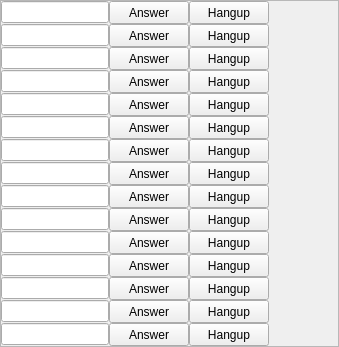
    <widget class="QFrame" name="frameRight">
     <property name="frameShape">
      <enum>QFrame::StyledPanel</enum>
     </property>
     <property name="frameShadow">
      <enum>QFrame::Raised</enum>
     </property>
     <layout class="QVBoxLayout" name="verticalLayout_2">
      <property name="spacing">
       <number>0</number>
      </property>
      <property name="margin">
       <number>0</number>
      </property>
      <item>
       <widget class="QWidget" name="widgetInfo_16" native="true">
        <property name="minimumSize">
         <size>
          <width>0</width>
          <height>0</height>
         </size>
        </property>
        <layout class="QHBoxLayout" name="horizontalLayout_20">
         <property name="spacing">
          <number>0</number>
         </property>
         <property name="margin">
          <number>0</number>
         </property>
         <item>
          <widget class="QLineEdit" name="lineEditID_16"/>
         </item>
         <item>
          <widget class="QPushButton" name="pushButtonAnswer_16">
           <property name="minimumSize">
            <size>
             <width>50</width>
             <height>23</height>
            </size>
           </property>
           <property name="text">
            <string>Answer</string>
           </property>
          </widget>
         </item>
         <item>
          <widget class="QPushButton" name="pushButtonHangup_16">
           <property name="minimumSize">
            <size>
             <width>50</width>
             <height>23</height>
            </size>
           </property>
           <property name="text">
            <string>Hangup</string>
           </property>
          </widget>
         </item>
         <item>
          <widget class="QLabel" name="labelStatus_16">
           <property name="minimumSize">
            <size>
             <width>69</width>
             <height>16</height>
            </size>
           </property>
           <property name="text">
            <string/>
           </property>
          </widget>
         </item>
        </layout>
       </widget>
      </item>
      <item>
       <widget class="QWidget" name="widgetInfo_17" native="true">
        <property name="minimumSize">
         <size>
          <width>0</width>
          <height>0</height>
         </size>
        </property>
        <layout class="QHBoxLayout" name="horizontalLayout_21">
         <property name="spacing">
          <number>0</number>
         </property>
         <property name="margin">
          <number>0</number>
         </property>
         <item>
          <widget class="QLineEdit" name="lineEditID_17"/>
         </item>
         <item>
          <widget class="QPushButton" name="pushButtonAnswer_17">
           <property name="minimumSize">
            <size>
             <width>50</width>
             <height>23</height>
            </size>
           </property>
           <property name="text">
            <string>Answer</string>
           </property>
          </widget>
         </item>
         <item>
          <widget class="QPushButton" name="pushButtonHangup_17">
           <property name="minimumSize">
            <size>
             <width>50</width>
             <height>23</height>
            </size>
           </property>
           <property name="text">
            <string>Hangup</string>
           </property>
          </widget>
         </item>
         <item>
          <widget class="QLabel" name="labelStatus_17">
           <property name="minimumSize">
            <size>
             <width>69</width>
             <height>16</height>
            </size>
           </property>
           <property name="text">
            <string/>
           </property>
          </widget>
         </item>
        </layout>
       </widget>
      </item>
      <item>
       <widget class="QWidget" name="widgetInfo_18" native="true">
        <property name="minimumSize">
         <size>
          <width>0</width>
          <height>0</height>
         </size>
        </property>
        <layout class="QHBoxLayout" name="horizontalLayout_22">
         <property name="spacing">
          <number>0</number>
         </property>
         <property name="margin">
          <number>0</number>
         </property>
         <item>
          <widget class="QLineEdit" name="lineEditID_18"/>
         </item>
         <item>
          <widget class="QPushButton" name="pushButtonAnswer_18">
           <property name="minimumSize">
            <size>
             <width>50</width>
             <height>23</height>
            </size>
           </property>
           <property name="text">
            <string>Answer</string>
           </property>
          </widget>
         </item>
         <item>
          <widget class="QPushButton" name="pushButtonHangup_18">
           <property name="minimumSize">
            <size>
             <width>50</width>
             <height>23</height>
            </size>
           </property>
           <property name="text">
            <string>Hangup</string>
           </property>
          </widget>
         </item>
         <item>
          <widget class="QLabel" name="labelStatus_18">
           <property name="minimumSize">
            <size>
             <width>69</width>
             <height>16</height>
            </size>
           </property>
           <property name="text">
            <string/>
           </property>
          </widget>
         </item>
        </layout>
       </widget>
      </item>
      <item>
       <widget class="QWidget" name="widgetInfo_19" native="true">
        <property name="minimumSize">
         <size>
          <width>0</width>
          <height>0</height>
         </size>
        </property>
        <layout class="QHBoxLayout" name="horizontalLayout_23">
         <property name="spacing">
          <number>0</number>
         </property>
         <property name="margin">
          <number>0</number>
         </property>
         <item>
          <widget class="QLineEdit" name="lineEditID_19"/>
         </item>
         <item>
          <widget class="QPushButton" name="pushButtonAnswer_19">
           <property name="minimumSize">
            <size>
             <width>50</width>
             <height>23</height>
            </size>
           </property>
           <property name="text">
            <string>Answer</string>
           </property>
          </widget>
         </item>
         <item>
          <widget class="QPushButton" name="pushButtonHangup_19">
           <property name="minimumSize">
            <size>
             <width>50</width>
             <height>23</height>
            </size>
           </property>
           <property name="text">
            <string>Hangup</string>
           </property>
          </widget>
         </item>
         <item>
          <widget class="QLabel" name="labelStatus_19">
           <property name="minimumSize">
            <size>
             <width>69</width>
             <height>16</height>
            </size>
           </property>
           <property name="text">
            <string/>
           </property>
          </widget>
         </item>
        </layout>
       </widget>
      </item>
      <item>
       <widget class="QWidget" name="widgetInfo_20" native="true">
        <property name="minimumSize">
         <size>
          <width>0</width>
          <height>0</height>
         </size>
        </property>
        <layout class="QHBoxLayout" name="horizontalLayout_24">
         <property name="spacing">
          <number>0</number>
         </property>
         <property name="margin">
          <number>0</number>
         </property>
         <item>
          <widget class="QLineEdit" name="lineEditID_20"/>
         </item>
         <item>
          <widget class="QPushButton" name="pushButtonAnswer_20">
           <property name="minimumSize">
            <size>
             <width>50</width>
             <height>23</height>
            </size>
           </property>
           <property name="text">
            <string>Answer</string>
           </property>
          </widget>
         </item>
         <item>
          <widget class="QPushButton" name="pushButtonHangup_20">
           <property name="minimumSize">
            <size>
             <width>50</width>
             <height>23</height>
            </size>
           </property>
           <property name="text">
            <string>Hangup</string>
           </property>
          </widget>
         </item>
         <item>
          <widget class="QLabel" name="labelStatus_20">
           <property name="minimumSize">
            <size>
             <width>69</width>
             <height>16</height>
            </size>
           </property>
           <property name="text">
            <string/>
           </property>
          </widget>
         </item>
        </layout>
       </widget>
      </item>
      <item>
       <widget class="QWidget" name="widgetInfo_21" native="true">
        <property name="minimumSize">
         <size>
          <width>0</width>
          <height>0</height>
         </size>
        </property>
        <layout class="QHBoxLayout" name="horizontalLayout_25">
         <property name="spacing">
          <number>0</number>
         </property>
         <property name="margin">
          <number>0</number>
         </property>
         <item>
          <widget class="QLineEdit" name="lineEditID_21"/>
         </item>
         <item>
          <widget class="QPushButton" name="pushButtonAnswer_21">
           <property name="minimumSize">
            <size>
             <width>50</width>
             <height>23</height>
            </size>
           </property>
           <property name="text">
            <string>Answer</string>
           </property>
          </widget>
         </item>
         <item>
          <widget class="QPushButton" name="pushButtonHangup_21">
           <property name="minimumSize">
            <size>
             <width>50</width>
             <height>23</height>
            </size>
           </property>
           <property name="text">
            <string>Hangup</string>
           </property>
          </widget>
         </item>
         <item>
          <widget class="QLabel" name="labelStatus_21">
           <property name="minimumSize">
            <size>
             <width>69</width>
             <height>16</height>
            </size>
           </property>
           <property name="text">
            <string/>
           </property>
          </widget>
         </item>
        </layout>
       </widget>
      </item>
      <item>
       <widget class="QWidget" name="widgetInfo_22" native="true">
        <property name="minimumSize">
         <size>
          <width>0</width>
          <height>0</height>
         </size>
        </property>
        <layout class="QHBoxLayout" name="horizontalLayout_26">
         <property name="spacing">
          <number>0</number>
         </property>
         <property name="margin">
          <number>0</number>
         </property>
         <item>
          <widget class="QLineEdit" name="lineEditID_22"/>
         </item>
         <item>
          <widget class="QPushButton" name="pushButtonAnswer_22">
           <property name="minimumSize">
            <size>
             <width>50</width>
             <height>23</height>
            </size>
           </property>
           <property name="text">
            <string>Answer</string>
           </property>
          </widget>
         </item>
         <item>
          <widget class="QPushButton" name="pushButtonHangup_22">
           <property name="minimumSize">
            <size>
             <width>50</width>
             <height>23</height>
            </size>
           </property>
           <property name="text">
            <string>Hangup</string>
           </property>
          </widget>
         </item>
         <item>
          <widget class="QLabel" name="labelStatus_22">
           <property name="minimumSize">
            <size>
             <width>69</width>
             <height>16</height>
            </size>
           </property>
           <property name="text">
            <string/>
           </property>
          </widget>
         </item>
        </layout>
       </widget>
      </item>
      <item>
       <widget class="QWidget" name="widgetInfo_23" native="true">
        <property name="minimumSize">
         <size>
          <width>0</width>
          <height>0</height>
         </size>
        </property>
        <layout class="QHBoxLayout" name="horizontalLayout_27">
         <property name="spacing">
          <number>0</number>
         </property>
         <property name="margin">
          <number>0</number>
         </property>
         <item>
          <widget class="QLineEdit" name="lineEditID_23"/>
         </item>
         <item>
          <widget class="QPushButton" name="pushButtonAnswer_23">
           <property name="minimumSize">
            <size>
             <width>50</width>
             <height>23</height>
            </size>
           </property>
           <property name="text">
            <string>Answer</string>
           </property>
          </widget>
         </item>
         <item>
          <widget class="QPushButton" name="pushButtonHangup_23">
           <property name="minimumSize">
            <size>
             <width>50</width>
             <height>23</height>
            </size>
           </property>
           <property name="text">
            <string>Hangup</string>
           </property>
          </widget>
         </item>
         <item>
          <widget class="QLabel" name="labelStatus_23">
           <property name="minimumSize">
            <size>
             <width>69</width>
             <height>16</height>
            </size>
           </property>
           <property name="text">
            <string/>
           </property>
          </widget>
         </item>
        </layout>
       </widget>
      </item>
      <item>
       <widget class="QWidget" name="widgetInfo_24" native="true">
        <property name="minimumSize">
         <size>
          <width>0</width>
          <height>0</height>
         </size>
        </property>
        <layout class="QHBoxLayout" name="horizontalLayout_28">
         <property name="spacing">
          <number>0</number>
         </property>
         <property name="margin">
          <number>0</number>
         </property>
         <item>
          <widget class="QLineEdit" name="lineEditID_24"/>
         </item>
         <item>
          <widget class="QPushButton" name="pushButtonAnswer_24">
           <property name="minimumSize">
            <size>
             <width>50</width>
             <height>23</height>
            </size>
           </property>
           <property name="text">
            <string>Answer</string>
           </property>
          </widget>
         </item>
         <item>
          <widget class="QPushButton" name="pushButtonHangup_24">
           <property name="minimumSize">
            <size>
             <width>50</width>
             <height>23</height>
            </size>
           </property>
           <property name="text">
            <string>Hangup</string>
           </property>
          </widget>
         </item>
         <item>
          <widget class="QLabel" name="labelStatus_24">
           <property name="minimumSize">
            <size>
             <width>69</width>
             <height>16</height>
            </size>
           </property>
           <property name="text">
            <string/>
           </property>
          </widget>
         </item>
        </layout>
       </widget>
      </item>
      <item>
       <widget class="QWidget" name="widgetInfo_25" native="true">
        <property name="minimumSize">
         <size>
          <width>0</width>
          <height>0</height>
         </size>
        </property>
        <layout class="QHBoxLayout" name="horizontalLayout_29">
         <property name="spacing">
          <number>0</number>
         </property>
         <property name="margin">
          <number>0</number>
         </property>
         <item>
          <widget class="QLineEdit" name="lineEditID_25"/>
         </item>
         <item>
          <widget class="QPushButton" name="pushButtonAnswer_25">
           <property name="minimumSize">
            <size>
             <width>50</width>
             <height>23</height>
            </size>
           </property>
           <property name="text">
            <string>Answer</string>
           </property>
          </widget>
         </item>
         <item>
          <widget class="QPushButton" name="pushButtonHangup_25">
           <property name="minimumSize">
            <size>
             <width>50</width>
             <height>23</height>
            </size>
           </property>
           <property name="text">
            <string>Hangup</string>
           </property>
          </widget>
         </item>
         <item>
          <widget class="QLabel" name="labelStatus_25">
           <property name="minimumSize">
            <size>
             <width>69</width>
             <height>16</height>
            </size>
           </property>
           <property name="text">
            <string/>
           </property>
          </widget>
         </item>
        </layout>
       </widget>
      </item>
      <item>
       <widget class="QWidget" name="widgetInfo_26" native="true">
        <property name="minimumSize">
         <size>
          <width>0</width>
          <height>0</height>
         </size>
        </property>
        <layout class="QHBoxLayout" name="horizontalLayout_30">
         <property name="spacing">
          <number>0</number>
         </property>
         <property name="margin">
          <number>0</number>
         </property>
         <item>
          <widget class="QLineEdit" name="lineEditID_26"/>
         </item>
         <item>
          <widget class="QPushButton" name="pushButtonAnswer_26">
           <property name="minimumSize">
            <size>
             <width>50</width>
             <height>23</height>
            </size>
           </property>
           <property name="text">
            <string>Answer</string>
           </property>
          </widget>
         </item>
         <item>
          <widget class="QPushButton" name="pushButtonHangup_26">
           <property name="minimumSize">
            <size>
             <width>50</width>
             <height>23</height>
            </size>
           </property>
           <property name="text">
            <string>Hangup</string>
           </property>
          </widget>
         </item>
         <item>
          <widget class="QLabel" name="labelStatus_26">
           <property name="minimumSize">
            <size>
             <width>69</width>
             <height>16</height>
            </size>
           </property>
           <property name="text">
            <string/>
           </property>
          </widget>
         </item>
        </layout>
       </widget>
      </item>
      <item>
       <widget class="QWidget" name="widgetInfo_27" native="true">
        <property name="minimumSize">
         <size>
          <width>0</width>
          <height>0</height>
         </size>
        </property>
        <layout class="QHBoxLayout" name="horizontalLayout_31">
         <property name="spacing">
          <number>0</number>
         </property>
         <property name="margin">
          <number>0</number>
         </property>
         <item>
          <widget class="QLineEdit" name="lineEditID_27"/>
         </item>
         <item>
          <widget class="QPushButton" name="pushButtonAnswer_27">
           <property name="minimumSize">
            <size>
             <width>50</width>
             <height>23</height>
            </size>
           </property>
           <property name="text">
            <string>Answer</string>
           </property>
          </widget>
         </item>
         <item>
          <widget class="QPushButton" name="pushButtonHangup_27">
           <property name="minimumSize">
            <size>
             <width>50</width>
             <height>23</height>
            </size>
           </property>
           <property name="text">
            <string>Hangup</string>
           </property>
          </widget>
         </item>
         <item>
          <widget class="QLabel" name="labelStatus_27">
           <property name="minimumSize">
            <size>
             <width>69</width>
             <height>16</height>
            </size>
           </property>
           <property name="text">
            <string/>
           </property>
          </widget>
         </item>
        </layout>
       </widget>
      </item>
      <item>
       <widget class="QWidget" name="widgetInfo_28" native="true">
        <property name="minimumSize">
         <size>
          <width>0</width>
          <height>0</height>
         </size>
        </property>
        <layout class="QHBoxLayout" name="horizontalLayout_32">
         <property name="spacing">
          <number>0</number>
         </property>
         <property name="margin">
          <number>0</number>
         </property>
         <item>
          <widget class="QLineEdit" name="lineEditID_28"/>
         </item>
         <item>
          <widget class="QPushButton" name="pushButtonAnswer_28">
           <property name="minimumSize">
            <size>
             <width>50</width>
             <height>23</height>
            </size>
           </property>
           <property name="text">
            <string>Answer</string>
           </property>
          </widget>
         </item>
         <item>
          <widget class="QPushButton" name="pushButtonHangup_28">
           <property name="minimumSize">
            <size>
             <width>50</width>
             <height>23</height>
            </size>
           </property>
           <property name="text">
            <string>Hangup</string>
           </property>
          </widget>
         </item>
         <item>
          <widget class="QLabel" name="labelStatus_28">
           <property name="minimumSize">
            <size>
             <width>69</width>
             <height>16</height>
            </size>
           </property>
           <property name="text">
            <string/>
           </property>
          </widget>
         </item>
        </layout>
       </widget>
      </item>
      <item>
       <widget class="QWidget" name="widgetInfo_29" native="true">
        <property name="minimumSize">
         <size>
          <width>0</width>
          <height>0</height>
         </size>
        </property>
        <layout class="QHBoxLayout" name="horizontalLayout_33">
         <property name="spacing">
          <number>0</number>
         </property>
         <property name="margin">
          <number>0</number>
         </property>
         <item>
          <widget class="QLineEdit" name="lineEditID_29"/>
         </item>
         <item>
          <widget class="QPushButton" name="pushButtonAnswer_29">
           <property name="minimumSize">
            <size>
             <width>50</width>
             <height>23</height>
            </size>
           </property>
           <property name="text">
            <string>Answer</string>
           </property>
          </widget>
         </item>
         <item>
          <widget class="QPushButton" name="pushButtonHangup_29">
           <property name="minimumSize">
            <size>
             <width>50</width>
             <height>23</height>
            </size>
           </property>
           <property name="text">
            <string>Hangup</string>
           </property>
          </widget>
         </item>
         <item>
          <widget class="QLabel" name="labelStatus_29">
           <property name="minimumSize">
            <size>
             <width>69</width>
             <height>16</height>
            </size>
           </property>
           <property name="text">
            <string/>
           </property>
          </widget>
         </item>
        </layout>
       </widget>
      </item>
      <item>
       <widget class="QWidget" name="widgetInfo_30" native="true">
        <property name="minimumSize">
         <size>
          <width>0</width>
          <height>0</height>
         </size>
        </property>
        <layout class="QHBoxLayout" name="horizontalLayout_34">
         <property name="spacing">
          <number>0</number>
         </property>
         <property name="margin">
          <number>0</number>
         </property>
         <item>
          <widget class="QLineEdit" name="lineEditID_30"/>
         </item>
         <item>
          <widget class="QPushButton" name="pushButtonAnswer_30">
           <property name="minimumSize">
            <size>
             <width>50</width>
             <height>23</height>
            </size>
           </property>
           <property name="text">
            <string>Answer</string>
           </property>
          </widget>
         </item>
         <item>
          <widget class="QPushButton" name="pushButtonHangup_30">
           <property name="minimumSize">
            <size>
             <width>50</width>
             <height>23</height>
            </size>
           </property>
           <property name="text">
            <string>Hangup</string>
           </property>
          </widget>
         </item>
         <item>
          <widget class="QLabel" name="labelStatus_30">
           <property name="minimumSize">
            <size>
             <width>69</width>
             <height>16</height>
            </size>
           </property>
           <property name="text">
            <string/>
           </property>
          </widget>
         </item>
        </layout>
       </widget>
      </item>
     </layout>
    </widget>
